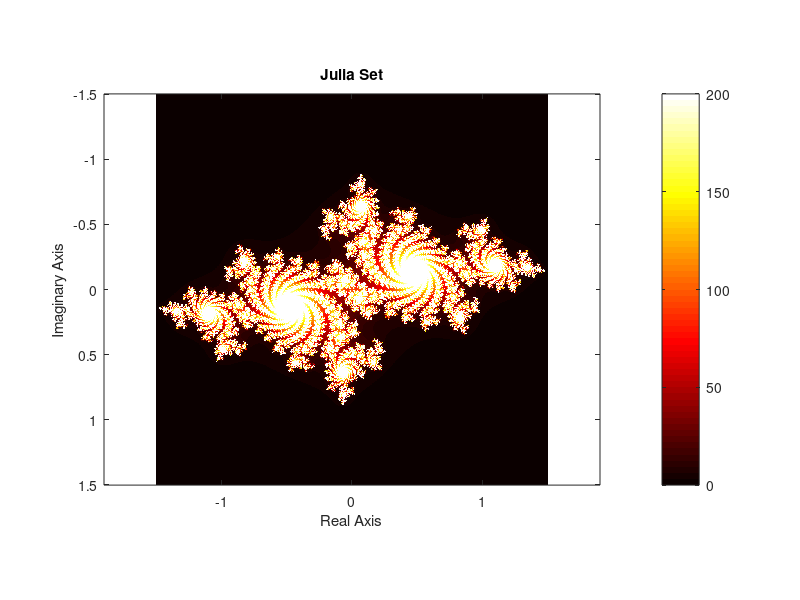

Source code (MATLAB):



clc;
clear;
close all;


c = -0.7 + 0.27015i;   
maxIter = 200;        


x = linspace(-1.5, 1.5, 1000);
y = linspace(-1.5, 1.5, 1000);
[X, Y] = meshgrid(x, y);
Z = X + 1i*Y;


J = zeros(size(Z));


for k = 1:maxIter
    Z = Z.^2 + c;
    mask = abs(Z) <= 2;   
    J(mask) = J(mask) + 1;
end


figure;
imagesc(x, y, J);
axis equal tight;
colormap(hot);
colorbar;
title('Julia Set');
xlabel('Real Axis');
ylabel('Imaginary Axis');
